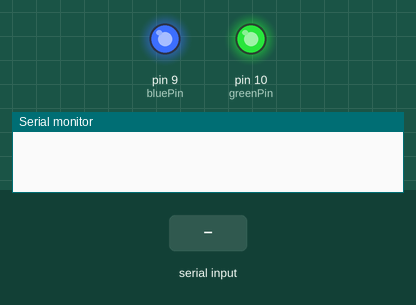
The sketch below on a simulated Arduino Uno, built with avr-gcc and run on an emulated ATmega328P. Shown: output pins drawn as LEDs (lit = HIGH), the last lines printed to the serial monitor. Inputs (shaded band) come from the test bench. Random numbers use the default seed unless the sketch sets one; pins used as bus, display or sensor lines are not drawn.

Above: at 1.2 s.
1.3 s: "G90\n" received over Serial
At 2.0 s:
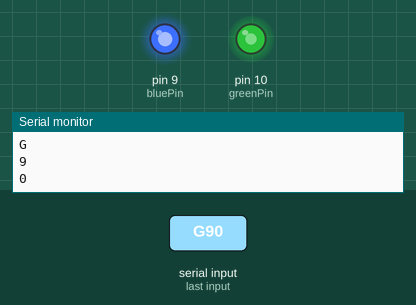
2.8 s: "B90\n" received over Serial
At 3.2 s:
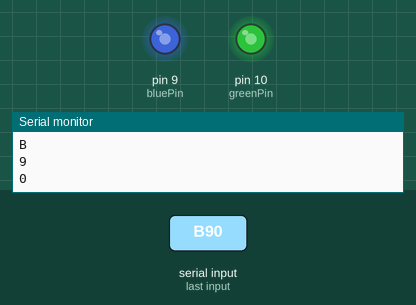
4.3 s: "G,45\n" received over Serial
At 5.4 s:
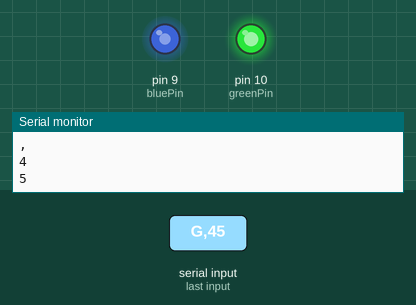
5.8 s: "B,45\n" received over Serial
At 6.6 s:
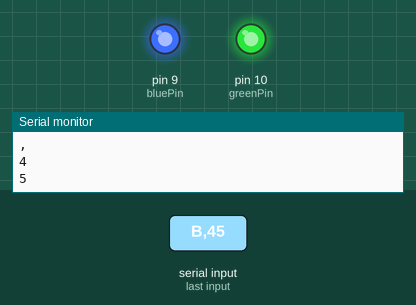
Timing chart, 0 to 8.3 s (numbered marks = the images above; inputs shaded):
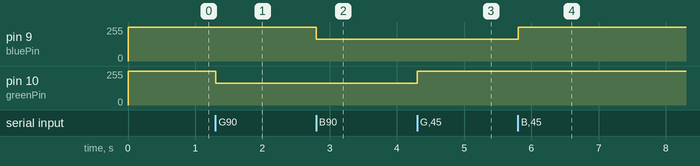

The sketch:

Control_RGB_LED.ino
```cpp
/*
 * smart electro
 */

#define max_char 12
char message[max_char];    // stores you message
char r_char;               // reads each character
byte index = 0;            // defines the position into your array
int i;

int redPin = 11;     // Red RGB pin -> D11
int greenPin = 10;   // Green RGB pin -> D10
int bluePin = 9;     // Blue RGB pin -> D9

int redValue = 255;     // Red RGB pin -> D11
int greenValue = 255;   // Green RGB pin -> D10
int blueValue = 255;     // Blue RGB pin -> D9

String redTempValue;     // Red RGB pin -> D11
String greenTempValue;   // Green RGB pin -> D10
String blueTempValue;     // Blue RGB pin -> D9

int flag = 0;
char currentColor;

void setup() {
  pinMode(redPin,OUTPUT);
  pinMode(bluePin,OUTPUT);
  pinMode(greenPin, OUTPUT);
  // initialize serial communication at 9600 bits per second:
  Serial.begin(9600);
}

void loop() {
  //while is reading the message
  while(Serial.available() > 0){
    flag = 0;
    //the message can have up to 12 characters
    if(index < (max_char-1)){
      r_char = Serial.read();      // Reads a character
      message[index] = r_char;     // Stores the character in message array
      if(r_char=='R'){
         currentColor = 'R';
         redTempValue = "";
      }
      else if(r_char=='G'){
         currentColor = 'G';
         greenTempValue = "";
      }
      else if(r_char=='B'){
         currentColor = 'B';
         blueTempValue = "";
      }
      if(currentColor == 'R' && r_char!='R'){
         redTempValue += r_char;
      }
      else if(currentColor == 'G' && r_char!='G'){
         greenTempValue += r_char;
      }
      else if(currentColor == 'B' && r_char!='B'){
         blueTempValue += r_char;
      }
      index++;                     // Increment position
      message[index] = '\0';       // Delete the last position
   }

 }

 if(flag == 0){
   analogWrite(redPin, 255-redTempValue.toInt());
   analogWrite(greenPin, 255-greenTempValue.toInt());
   analogWrite(bluePin, 255-blueTempValue.toInt());
   /*Serial.print('R');
   Serial.println(redTempValue);
   Serial.print('G');
   Serial.println(greenTempValue);
   Serial.print('B');
   Serial.println(blueTempValue);
   Serial.print("MESSAGE ");*/
   Serial.println(message);
   flag=1;
       for(i=0; i<12; i++){
      message[i] = '\0';
    }
    //resests the index
    index=0;
 }

}
```

Control_DC_motor_with_Smartphone_via_bluetooth.c
```cpp
/*
 * Control DC motor with Smartphone via bluetooth
 * created by smart electro
*/

int motorPin1 = 3; // pin 2 on L293D IC
int motorPin2 = 4; // pin 7 on L293D IC
int enablePin = 5; // pin 1 on L293D IC
int state;
int flag=0;        //makes sure that the serial only prints once the state

void setup() {
    // sets the pins as outputs:
    pinMode(motorPin1, OUTPUT);
    pinMode(motorPin2, OUTPUT);
    pinMode(enablePin, OUTPUT);
    // sets enablePin high so that motor can turn on:
    digitalWrite(enablePin, HIGH);
    // initialize serial communication at 9600 bits per second:
    Serial.begin(9600);
}

void loop() {
    //if some date is sent, reads it and saves in state
    if(Serial.available() > 0){
      state = Serial.read();
      flag=0;
    }
    // if the state is '0' the DC motor will turn off
    if (state == '0') {
        digitalWrite(motorPin1, LOW); // set pin 2 on L293D low
        digitalWrite(motorPin2, LOW); // set pin 7 on L293D low
        if(flag == 0){
          Serial.println("Motor: off");
          flag=1;
        }
    }
    // if the state is '1' the motor will turn right
    else if (state == '1') {
        digitalWrite(motorPin1, LOW); // set pin 2 on L293D low
        digitalWrite(motorPin2, HIGH); // set pin 7 on L293D high
        if(flag == 0){
          Serial.println("Motor: right");
          flag=1;
        }
    }
    // if the state is '2' the motor will turn left
    else if (state == '2') {
        digitalWrite(motorPin1, HIGH); // set pin 2 on L293D high
        digitalWrite(motorPin2, LOW); // set pin 7 on L293D low
        if(flag == 0){
          Serial.println("Motor: left");
          flag=1;
        }
    }
}
```

Teensy_Arduino_Memory_Game.c
```cpp
/*
  Memory Game with Arduino
  Modified by smart electro
*/

// Constants
const int button1 = 2;          // 1st button controls Blue LED
const int button2 = 3;          // 2nd button controls Yellow LED
const int button3 = 4;          // 3rd button controls Green LED
const int button4 = 5;          // 4th button controls Red LED
const int led1 = 7;             // Blue LED
const int led2 = 8;             // Yellow LED
const int led3 = 9;             // Green LED
const int led4 = 10;            // Red LED
const int buzzer = 12;          // Buzzer Output
const int tones[] = {1915, 1700, 1519, 1432, 2700}; // tones when you press the LED's - the last one is when you fail.

// Variables
int buttonState[] = {0,0,0,0};         // current state of the button
int lastButtonState[] = {0,0,0,0};     // previous state of the button
int buttonPushCounter[] = {0,0,0,0};


void playTone(int tone, int duration) {
  for (long i = 0; i < duration * 1000L; i += tone * 2) {
    digitalWrite(buzzer, HIGH);
    delayMicroseconds(tone);
    digitalWrite(buzzer, LOW);
    delayMicroseconds(tone);
  }
}

void setup() {
  // initialize inputs :
  randomSeed(analogRead(0));
  pinMode(button1, INPUT);
  pinMode(button2, INPUT);
  pinMode(button3, INPUT);
  pinMode(button4, INPUT);
  // initialize outputs:
  pinMode(led1, OUTPUT);
  pinMode(led2, OUTPUT);
  pinMode(led3, OUTPUT);
  pinMode(led4, OUTPUT);
  pinMode(buzzer, OUTPUT);
  // initialize serial communication for debugging:
  //Serial.begin(9600);
}
int game_on = 0;
int wait = 0;
int currentlevel = 1; // This is the level (also the number of button presses to pass to next level)
long rand_num = 0; //initialize long variable for random number from 0-100.
int rando = 0; //initialize random integer for loopgame_on. Will be from 1-4 later.
int butwait = 500; //amount of time to wait for next button input (ghetto de-bounce)
int ledtime = 500; //amount of time each LED flashes for when button is pressed
int n_levels = 10; //number of levels until the game is won
int pinandtone = 0; //This integer is used when the sequence is displayed
int right = 0; //This variable must be 1 in order to go to the next level
int speedfactor = 5; //This is the final speed of the lights and sounds for the last level. This increases as more games are won
int leddelay = 200; //Initializing time for LED. This will decrease as the level increases

void loop() {

int n_array[n_levels];
int u_array[n_levels];

int i;
//clears arrays both "n_array" and "u_array" and starts a new game
if (game_on == 0){
for(i=0; i<n_levels; i=i+1){
        n_array[i]=0;
        u_array[i]=0;
        rand_num = random(1,200);
        if (rand_num <= 50)
          rando=0;
        else if (rand_num>50 && rand_num<=100)
          rando=1;
        else if (rand_num>100 && rand_num<=150)
          rando=2;
         else if (rand_num<=200)
          rando=3;
        //saves a random number in our n_array
         n_array[i]=rando;
      }
 game_on = 1;

}


//shows the user the current sequence
if (wait == 0){
 delay (200);
i = 0;
for (i = 0; i < currentlevel; i= i + 1){
  leddelay = ledtime/(1+(speedfactor/n_levels)*(currentlevel - 1));
      pinandtone = n_array[i];
      digitalWrite(pinandtone+7, HIGH);
      playTone(tones[pinandtone], leddelay);
      digitalWrite(pinandtone+7, LOW);
      delay(100/speedfactor);
    }
    wait = 1;
}
i = 0;
int buttonchange = 0;
int j = 0; // This is the current position in the sequence
while (j < currentlevel){
    while (buttonchange == 0){
          for (i = 0; i < 4; i = i + 1){
          buttonState[i] = digitalRead(i+2);
          buttonchange = buttonchange + buttonState[i];
        }
    }
     for (i = 0; i < 4; i = i + 1){
        if (buttonState[i] == HIGH) {
            digitalWrite(i+7, HIGH);
            playTone(tones[i], ledtime);
            digitalWrite(i+7, LOW);
            wait = 0;
            u_array[j]=i;
            buttonState[i] = LOW;
            buttonchange = 0;
         }
       }
        if (u_array[j] == n_array[j]){
            j++;
            right = 1;
            }
        else{

            right = 0;
            i = 4;
            j = currentlevel;
            wait = 0;
        }
}

if (right == 0){
  delay(300);
  i = 0;
  game_on = 0;
  currentlevel = 1;
  for (i = 0; i < 4; i = i + 1){
         digitalWrite(i+7, HIGH);
      }
          playTone(tones[4], ledtime);
   for (i = 0; i < 4; i = i + 1){
         digitalWrite(i+7, LOW);
       }
       delay (200);
  for (i = 0; i < 4; i = i + 1){
         digitalWrite(i+7, HIGH);
      }
          playTone(tones[4], ledtime);
   for (i = 0; i < 4; i = i + 1){
         digitalWrite(i+7, LOW);
       }

       delay(500);
       game_on = 0;
}


//if you insert the right sequence it levels up
if (right == 1){
    currentlevel++;
    wait = 0;
    }
//if you finish the game
if (currentlevel == n_levels){
  delay(500);
  // The following is the victory sound:
  int notes[] = {2, 2, 2, 2, 0, 1, 2, 1, 2};
  int note = 0;
  int tempo[] = {200, 200, 200, 400, 400, 400, 200, 200, 600};
  int breaks[] = {100, 100, 100, 200, 200, 200, 300, 100, 200};
  for (i = 0; i < 9; i = i + 1){
  note = notes[i];
    digitalWrite(note+7, HIGH);
    playTone(tones[note], tempo[i]);
    digitalWrite(note+7, LOW);
    delay(breaks[i]);
  }
//sets game_on to 0, so it restarts a new game
game_on = 0;
currentlevel = 1;
n_levels = n_levels + 2;
speedfactor = speedfactor + 1;
    }

}
```

Ultrasonic_Sensor_HC-SR04.c
```cpp
/*
 * created by smart electro,
 *
    Ultrasonic sensor Pins:
        VCC: +5VDC
        Trig : Trigger (INPUT) - Pin11
        Echo: Echo (OUTPUT) - Pin 12
        GND: GND
 */

int trigPin = 11;    // Trigger
int echoPin = 12;    // Echo
long duration, cm, inches;

void setup() {
  //Serial Port begin
  Serial.begin (9600);
  //Define inputs and outputs
  pinMode(trigPin, OUTPUT);
  pinMode(echoPin, INPUT);
}

void loop() {
  // The sensor is triggered by a HIGH pulse of 10 or more microseconds.
  // Give a short LOW pulse beforehand to ensure a clean HIGH pulse:
  digitalWrite(trigPin, LOW);
  delayMicroseconds(5);
  digitalWrite(trigPin, HIGH);
  delayMicroseconds(10);
  digitalWrite(trigPin, LOW);

  // Read the signal from the sensor: a HIGH pulse whose
  // duration is the time (in microseconds) from the sending
  // of the ping to the reception of its echo off of an object.
  pinMode(echoPin, INPUT);
  duration = pulseIn(echoPin, HIGH);

  // Convert the time into a distance
  cm = (duration/2) / 29.1;     // Divide by 29.1 or multiply by 0.0343
  inches = (duration/2) / 74;   // Divide by 74 or multiply by 0.0135

  Serial.print(inches);
  Serial.print("in, ");
  Serial.print(cm);
  Serial.print("cm");
  Serial.println();

  delay(250);
}
```

Ultrasonic_Sensor_HC-SR04_with_NewPing.c
```cpp
#include <NewPing.h>

#define TRIGGER_PIN 11
#define ECHO_PIN 12
#define MAX_DISTANCE 200

// NewPing setup of pins and maximum distance
NewPing sonar(TRIGGER_PIN, ECHO_PIN, MAX_DISTANCE);

void setup() {
   Serial.begin(9600);
}

void loop() {
   delay(50);
   unsigned int distance = sonar.ping_cm();
   Serial.print(distance);
   Serial.println("cm");
}
```

Ultrasonic_Sensor_with_LEDs_bar_graph_and_buzzer.c
```cpp
/*
 * Ultrasonic Sensor with LED's bar graph and buzzer
*/
int tonePin = 4;    //Tone - Red Jumper
int trigPin = 9;    //Trig - violet Jumper
int echoPin = 10;   //Echo - yellow Jumper
int clockPin = 11;  //IC Pin 11 - white Jumper
int latchPin = 12;  //IC Pin 12 - Blue Jumper
int dataPin = 13;   //IC Pin 14 - Green Jumper

byte possible_patterns[9] = {
B00000000,
B00000001,
B00000011,
B00000111,
B00001111,
B00011111,
B00111111,
B01111111,
B11111111,
};
int proximity=0;
int duration;
int distance;

void setup() {
  //Serial Port
  Serial.begin (9600);

  pinMode(trigPin, OUTPUT);
  pinMode(echoPin, INPUT);
  pinMode(clockPin, OUTPUT);
  pinMode(latchPin, OUTPUT);
  pinMode(dataPin, OUTPUT);
  pinMode(tonePin, OUTPUT);
}

void loop() {
  digitalWrite(latchPin, LOW);
  digitalWrite(trigPin, HIGH);
  delayMicroseconds(1000);
  digitalWrite(trigPin, LOW);
  duration = pulseIn(echoPin, HIGH);
  distance = (duration/2) / 29.1;

  /*if (distance >= 45 || distance <= 0){
    Serial.println("Out of range");
  }
  else {
    Serial.print(distance);
    Serial.println(" cm");
  }*/

  proximity=map(distance, 0, 45, 8, 0);
  //Serial.println(proximity);

  if (proximity <= 0){
    proximity=0;
  }
  else if (proximity >= 3 && proximity <= 4){
    tone(tonePin, 200000, 200);
  }
  else if (proximity >= 5 && proximity <= 6){
     tone(tonePin,5000, 200);
  }
  else if (proximity >= 7 && proximity <= 8){
    tone(tonePin, 1000, 200);
  }
  shiftOut(dataPin, clockPin, MSBFIRST, possible_patterns[proximity]);
  digitalWrite(latchPin, HIGH);


  delay(600);
  noTone(tonePin);
}
```

Arduino_Display_the_LED_Brightness_on_a_LCD_16x2.c
```cpp
/*
 Created by smart electro

 Based on some Arduino code examples
*/

// include the library code
#include <LiquidCrystal.h>

// initialize the library with the numbers of the interface pins
LiquidCrystal lcd(12, 11, 5, 4, 3, 2);
int potPin = A0;       // Analog pin 0 for the LED brightness potentiometer
int ledPin = 6;        // LED Digital Pin with PWM
int potValue = 0;      // variable to store the value coming from the potentiometer
int brightness = 0;    // converts the potValue into a brightness
int pBari = 0;         // progress bar
int i = 0;             // foor loop

//progress bar character for brightness
byte pBar[8] = {
  B11111,
  B11111,
  B11111,
  B11111,
  B11111,
  B11111,
  B11111,
};

void setup() {
  // setup our led as an OUTPUT
  pinMode(ledPin, OUTPUT);
  // set up the LCD's number of columns and rows:
  lcd.begin(16, 2);
  // Print a message to the LCD
  lcd.print(" LED Brightness");
  //Create the progress bar character
  lcd.createChar(0, pBar);
}

void loop() {
  // clears the LCD screen
  lcd.clear();
  // Print a message to the LCD
  lcd.print(" LED Brightness");
  //set the cursor to line number 2
  lcd.setCursor(0,1);
  // read the value from the potentiometer
  potValue = analogRead(potPin);
  // turns the potValue into a brightness for the LED
  brightness=map(potValue, 0, 1024, 0, 255);
  //lights up the LED according to the bightness
  analogWrite(ledPin, brightness);
  // turns the brighness into a percentage for the bar
  pBari=map(brightness, 0, 255, 0, 17);
  //prints the progress bar
  for (i=0; i<pBari; i++)
  {
    lcd.setCursor(i, 1);
    lcd.write(byte(0));
  }
  // delays 750 ms
  delay(750);
}
```

Measured:
- after the input at 1.3 s, pin 10 (greenPin): 255/255 → 165/255 at once
- after the input at 2.8 s, pin 9 (bluePin): 255/255 → 165/255 at once
- after the input at 4.3 s, pin 10 (greenPin): 165/255 → 255/255 at once
- after the input at 5.8 s, pin 9 (bluePin): 165/255 → 255/255 at once
